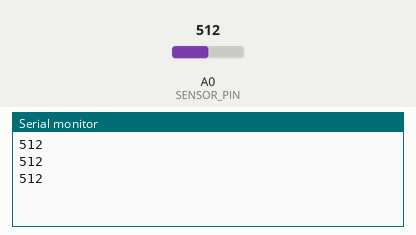
This sketch was run on a simulated Arduino Uno, built with avr-gcc and run on an emulated ATmega328P. On the bench: the last lines printed to the serial monitor. Inputs (shaded band) come from the test bench; at power-on: A0 (SENSOR_PIN) = 512.

Above: at 1.2 s.
1.3 s: A0 (SENSOR_PIN) set to 716
At 1.86 s:
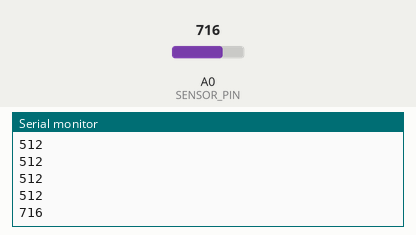
2.8 s: A0 (SENSOR_PIN) set to 900
At 3.06 s:
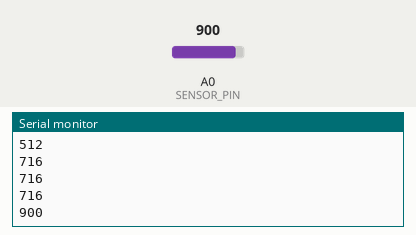
Timing chart, 0 to 5.8 s (numbered marks = the images above; inputs shaded):
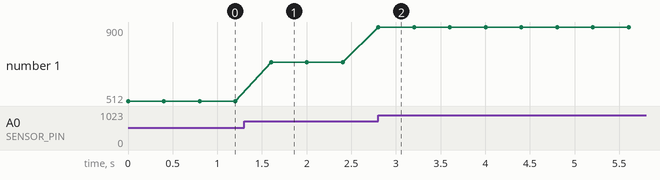

Measured:
- after the input at 1.3 s, the serial monitor: prints a new line after 0.30 s (image 1)
- after the input at 2.8 s, the serial monitor: prints a new line at once (image 2)
- plotted number 1: 512 → 716 after the input at 1.3 s, 716 → 900 after the input at 2.8 s

The sketch:

main.ino
```cpp
// main.ino – schelet de firmware pentru nodul de achiziție
#include "config.h"
void setup() {
Serial.begin(SERIAL_BAUD);
}
void loop() {
int raw = analogRead(SENSOR_PIN);
Serial.println(raw);
delay(SAMPLE_PERIOD_MS);
}
float convertAdcToVoltage(int rawAdc) {
    return (rawAdc * 5.0f) / 1023.0f;
}
```

config.h
```cpp
// config.h – parametrii nodului de achiziție
#ifndef CONFIG_H
#define CONFIG_H

#define SENSOR_PIN          A0

#define SAMPLE_PERIOD_MS    400 // compromis: 1 s (consum redus, dinamică suficientă)

#define SERIAL_BAUD         115200 // viteză mare; 19200 doar pentru echipamente vechi
#define LED_PIN 13 // LED de stare
#define BUTTON_PIN 2 // buton de pornire/oprire achiziție
#define ALARM_TEMP_C 45.0

#endif
```
